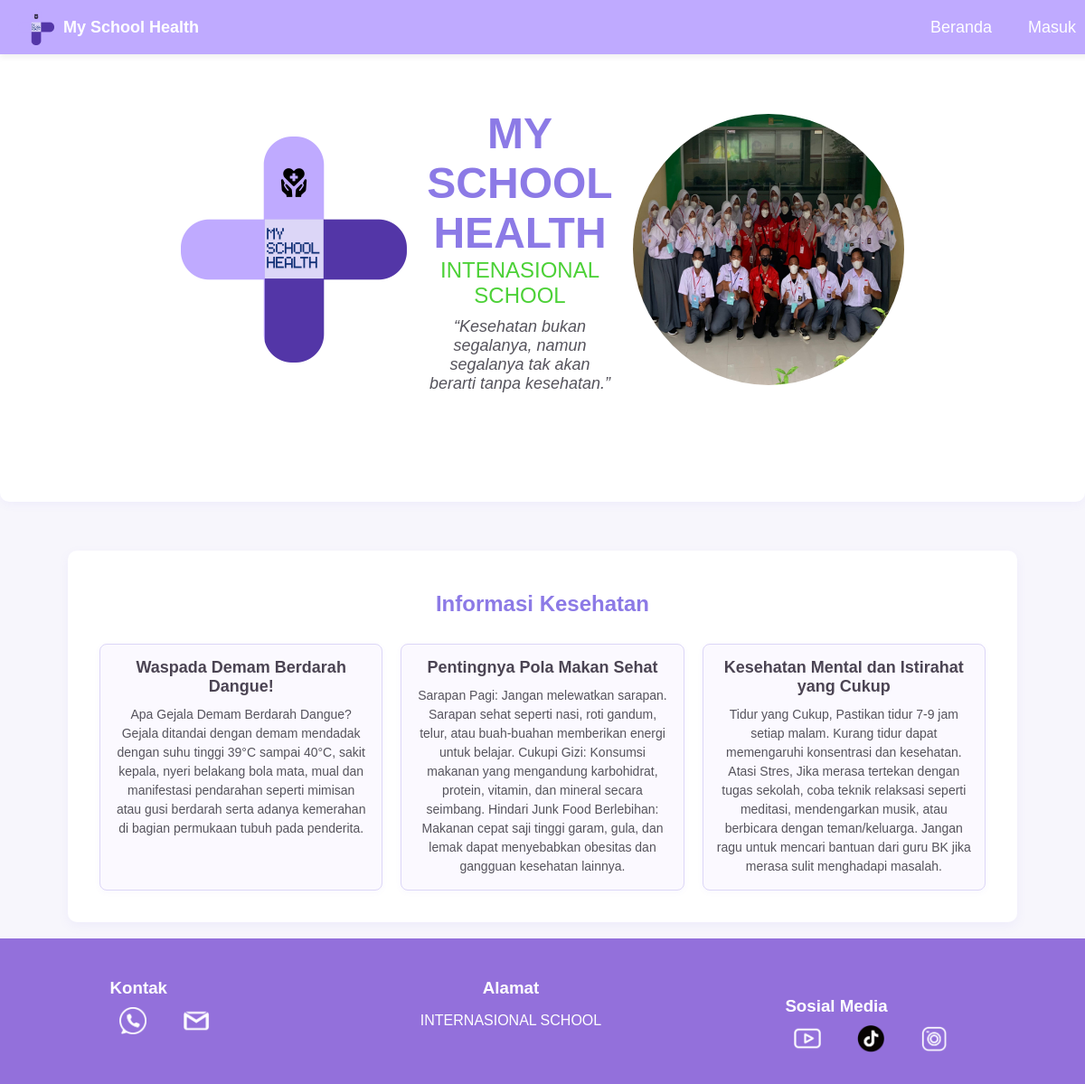
The page / on the database its author committed.
### tables this page shows
CREATE TABLE `health_info` (
  `id` int(11) NOT NULL,
  `title` varchar(255) NOT NULL,
  `content` text NOT NULL
);

### index.php (the view, shortened to what this page needs)
<?php
include 'koneksi.php';
$query = "SELECT * FROM health_info";
$result = mysqli_query($koneksi, $query);
?>
<!DOCTYPE html>
<html lang="id">
<head>
    <link rel="stylesheet" href="style.css">
</head>
<body>
<nav>
    <div class="logo-website">
        <img src="img/logo.png" alt="Logo">
        <span>My School Health</span>
    </div>
          <ul class="nav-links" id="nav-links">
        <li><a href="index.php">Beranda</a></li>
        <?php if (isset($_SESSION['email'])): ?>
            <li class="dropdown">
                <a href="#">Kunjungan</a>
                <ul>
                    <li><a href="tambahkunjungan.php">Tambah</a></li>
                    <li><a href="daftarkunjungan.php">Lihat</a></li>
                    <li><a href="editkunjungan.php">Edit</a></li>
                </ul>
            </li>
            <li class="dropdown">
                <a href="#">Stok Obat</a>
                <ul>
                    <li><a href="tambahstokobat.php">Tambah</a></li>
                    <li><a href="lihatstokobat.php">Lihat</a></li>
                    <li><a href="editstokobat.php">Edit</a></li>
                </ul>
            </li>
            <li><a href="profile.php" class="profile"><img src="img/user.png" alt="user"></a></li>
        <?php else: ?>
            <li><a href="login.php">Masuk</a></li>
        <?php endif; ?>
    </ul>
</nav>
<body>
    <div class="container">
     <div class="logo">
      <img height="150" src="img/logo.png" width="150"/>
     </div>
     <div class="content">
      <div class="title">
       MY SCHOOL HEALTH
      </div>
      <div class="subtitle">
       INTENASIONAL SCHOOL
      </div>
      <div class="quote">
       “Kesehatan bukan segalanya, namun segalanya tak akan berarti tanpa kesehatan.”
      </div>
     </div>
     <div class="image-container">
      <img height="300" src="img/anggota.jpg" width="300"/>
     </div>
    </div>
    <br></br>
    <br></ br>
<div class="health-info-container">
    <h2>Informasi Kesehatan</h2>
    <div class="health-info-grid">
        <?php while ($row = mysqli_fetch_assoc($result)) { ?>
            <div class="health-info-blob">
                <h4><?php echo htmlspecialchars($row['title']); ?></h4>
                <p><?php echo htmlspecialchars($row['content']); ?></p>
            </div>
        <?php } ?>
    </div>
</div>
</body>
<br>
<footer>
    <div class="contact">
      <h3>Kontak</h3>
      <ul>
        <li><a href="https://wa.me/089605525328"> <img height="30" src="img/wa.png" width="30"/></a></li>
        <li><a href="mailto:email@smkn1cilegon.pmr.com"> <img height="30" src="img/gmail.png" width="30"/></a></li>
      </ul>
    </div>
    <div class="address">
      <h3>Alamat</h3>
      <p> INTERNASIONAL SCHOOL</p>
    </div>
    <div class="social-media">
      <h3>Sosial Media</h3>
      <ul>
        <li><a href="https://youtube.com/@pmrsmkn1cilegon?si=W6LMmqlFh-3nR1qy"> <img height="30" src="img/youtube.png" width="30"/></a></li>
        <li><a href="https://www.tiktok.com/@pmr..smkn1cilegon?_t=8qRcT61Z1Ag&_r=1"> <img height="30" src="img/tiktok.png" width="30"/></a></li>
        <li><a href="https://www.instagram.com/pmr.smkn1cilegon?igsh=MXRrYTF6cmQ2bzQ5eg=="> <img height="30" src="img/instagram.png" width="30"/></a></li>
      </ul>
    </div>
</footer>
</body>
</html>

### style.css (style rules this page uses)
nav { display: flex; justify-content: space-between; align-items: center; background-color: #bfaaff; padding: 10px 20px; position: fixed; top: 0; width: 100%; z-index: 1; box-shadow: 0 4px 6px rgba(0, 0, 0, 0.05); flex-wrap: wrap; }
.logo-website { display: flex; align-items: center; }
.logo-website img { width: 40px; height: 40px; margin-right: 10px; }
.logo-website span { font-size: 18px; font-weight: bold; color: #ffffff; }
ul { list-style: none; margin: 0; padding: 0; display: flex; align-items: center; }
li { position: relative; margin-right: 20px; }
a { color: #ffffff; text-decoration: none; padding: 5px 10px; transition: background-color 0.3s, color 0.3s; font-size: 18px; }
body { font-family: 'Lucida Sans', 'Lucida Sans Regular', 'Lucida Grande', 'Lucida Sans Unicode', Geneva, Verdana, sans-serif, sans-serif; margin: 0; padding: 0; background-color: #f7f6fc; }
.container { display: flex; justify-content: space-between; align-items: center; padding: 100px 200px; background-color: #ffffff; border-radius: 10px; box-shadow: 0 4px 10px rgba(108, 92, 231, 0.05); }
.logo img { height: 250px; width: 250px; }
.content { flex: 1; padding: 20px; text-align: center; }
.title { font-size: 48px; font-weight: bold; color: #8c7ae6; }
.subtitle { font-size: 24px; color: #4cd137; }
.quote { font-size: 18px; font-style: italic; color: #55535c; margin-top: 10px; }
.image-container img { height: 300px; width: 300px; border-radius: 50%; }
footer { background-color: #9370db; color: #FFFFFF; padding: 25px 20px; display: flex; justify-content: space-around; align-items: flex-start; flex-wrap: wrap; }
footer h3 { margin-bottom: 10px; }
footer ul { list-style-type: none; padding: 0; }
footer ul li { margin-bottom: 5px; }
footer a { color: #FFFFFF; text-decoration: none; }
footer .social-media { margin-top: 20px; }
footer .address { text-align: center; }

### index.php (style rules this page uses)
.health-info-container { max-width: 1000px; margin: 0 auto; padding: 25px; font-family: 'Lucida Sans', 'Lucida Sans Regular', 'Lucida Grande', 'Lucida Sans Unicode', Geneva, Verdana, sans-serif, sans-serif; color: #4b4453; background-color: #ffffff; border-radius: 10px; box-shadow: 0 4px 12px rgba(140, 122, 230, 0.08); text-align: center; }
.health-info-container h2 { color: #8c7ae6; margin-bottom: 20px; font-size: 24px; font-weight: bold; }
.health-info-grid { display: grid; grid-template-columns: repeat(auto-fit, minmax(200px, 1fr)); gap: 20px; padding: 10px; }
.health-info-blob { background-color: #fbf9ff; border: 1px solid #dcd6f7; border-radius: 8px; padding: 15px; box-shadow: 0 2px 6px rgba(140, 122, 230, 0.05); transition: transform 0.2s, box-shadow 0.2s, background-color 0.2s; }
.health-info-blob h4 { margin: 0 0 10px; font-size: 18px; color: #4b4453; font-weight: bold; }
.health-info-blob p { margin: 0; font-size: 14px; color: #55535c; line-height: 1.5; }

### rows shown on the page
health_info: title "Waspada Demam Berdarah Dangue!", content "Apa Gejala Demam Berdarah Dangue? Gejala ditandai dengan demam mendadak dengan suhu tinggi 39°C sampai 40°C, sakit kepala, nyeri belakang bola mata, mual dan manifestasi pendarahan seperti mimisan atau gusi berdarah serta adanya kemerahan di bagian permukaan tubuh pada penderita."
health_info: title "Pentingnya Pola Makan Sehat", content "Sarapan Pagi: Jangan melewatkan sarapan. Sarapan sehat seperti nasi, roti gandum, telur, atau buah-buahan memberikan energi untuk belajar. Cukupi Gizi: Konsumsi makanan yang mengandung karbohidrat, protein, vitamin, dan mineral secara seimbang. Hindari Junk Food Berlebihan: Makanan cepat saji tinggi garam, gula, dan lemak dapat menyebabkan obesitas dan gangguan kesehatan lainnya."
health_info: title "Kesehatan Mental dan Istirahat yang Cukup", content "Tidur yang Cukup, Pastikan tidur 7-9 jam setiap malam. Kurang tidur dapat memengaruhi konsentrasi dan kesehatan. Atasi Stres, Jika merasa tertekan dengan tugas sekolah, coba teknik relaksasi seperti meditasi, mendengarkan musik, atau berbicara dengan teman/keluarga. Jangan ragu untuk mencari bantuan dari guru BK jika merasa sulit menghadapi masalah."
